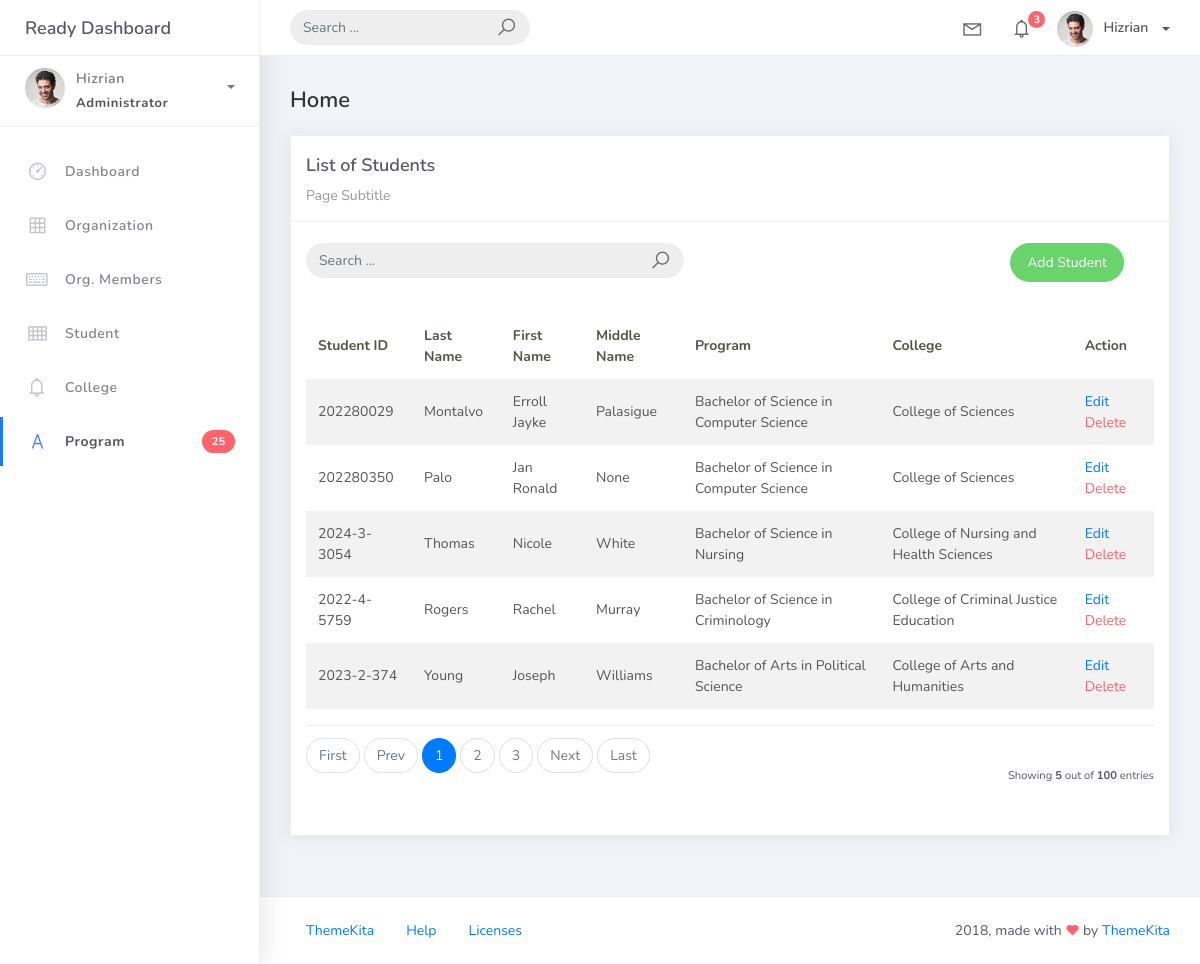
The app's page /student_list, older data.
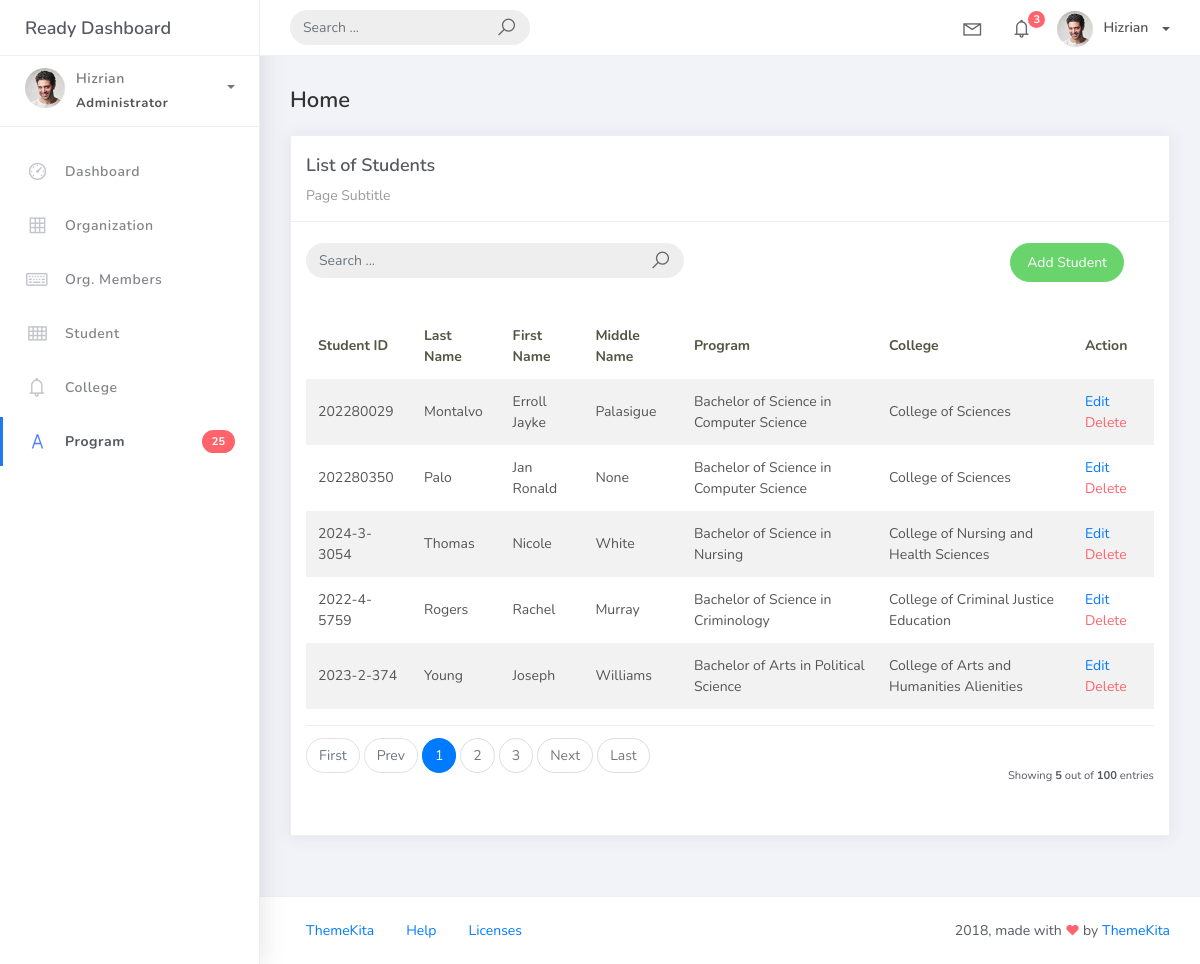
The same page, newer data.
### studentorg/models.py (models this page shows, shortened)
class BaseModel(models.Model):
    created_at = models.DateTimeField(auto_now_add=True, db_index=True)
    updated_at = models.DateTimeField(auto_now=True)
    class Meta:
        abstract = True

class Student(BaseModel):
    student_id = models.CharField(max_length=15)
    lastname = models.CharField(max_length=25)
    firstname = models.CharField(max_length=25)
    middlename = models.CharField(max_length=25, blank=True, null=True)
    program = models.ForeignKey(Program, on_delete=models.CASCADE)

class Program(BaseModel):
    prog_name = models.CharField(max_length=150)
    college = models.ForeignKey(College, on_delete=models.CASCADE)
    def __str__(self):
        return self.prog_name

class College(BaseModel):
    college_name = models.CharField(max_length=150)
    def __str__(self):
        return self.college_name

### studentorg/views.py (the view)
# urls.py: path('student_list', StudentList.as_view(), name='student-list'),
class StudentList(ListView):
    model = Student
    context_object_name = 'student'
    template_name = 'student_list.html'
    paginate_by = 5

### templates/student_list.html
{% extends 'base.html' %}
{% load static %}
{% block content %}
<div class="content">
   <div class="container-fluid">
     <h4 class="page-title">Home</h4>
     <div class="row">
       <div class="col-md-12">
         <div class="card">
           <div class="card-header">
             <div class="card-title">List of Students</div>
             <div class="card-category">Page Subtitle</div>
           </div>
           <br />
<div class="col-md-12 row">
 <div class="col-md-6">
  <form class="navbar-left navbar-form nav-search mr-md-3" action="">
          <div class="input-group">
           <input type="text" placeholder="Search ..." class="form-control" />
           <div class="input-group-append">
           <span class="input-group-text">
            <i class="la la-search search-icon"></i>
           </span>
           </div>
          </div>
         </form>
        </div>
        <div class="col-md-6">
         <div class="pull-right">
    <a href="{% url 'student-add' %}" class="btn btn-success btn-rounded">Add
Student</a>
         </div>
 </div>
</div>
           <div class="card-body">
             <table class="table table-striped mt-3">
               <thead>
                 <tr>
                    <th scope="col">Student ID</th>
                    <th scope="col">Last Name</th>
                   <th scope="col">First Name</th>
                   <th scope="col">Middle Name</th>
                   <th scope="col">Program</th>
                   <th scope="col">College</th>
                   <th scope="col">Action</th>
                 </tr>
               </thead>
               <tbody>
                 {% for object in object_list %}
                 <tr>
                   <td>{{ object.student_id }}</td>
                   <td>{{ object.lastname }}</td>
                   <td>{{ object.firstname }}</td>
                   <td>{{ object.middlename }}</td>
                   <td>{{ object.program }}</td>
                   <td>{{ object.program.college }}</td>
                   <td>
                    <a href="student_list/{{ object.id }}">Edit</a>
                    <a href="student_list/{{ object.id }}/delete" class="text-danger">Delete</a>
                   </td>
</tr>
{% empty %}
<tr>
 <td colspan="4" style="text-align: center">
  <p class="text-sm font-weight-bold mb-0">No Records Found</p>
 </td>
                 </tr>
                 {% endfor %}
               </tbody>
             </table>
             {% include 'includes/pagination.html' %}
           </div>
         </div>
       </div>
     </div>
   </div>
</div>
{% endblock %}

Row changes from the older to the newer data that the page shows:
changed through a linked row, Student "Young": program.college "College of Arts and Humanities" → "College of Arts and Humanities Alienities"
